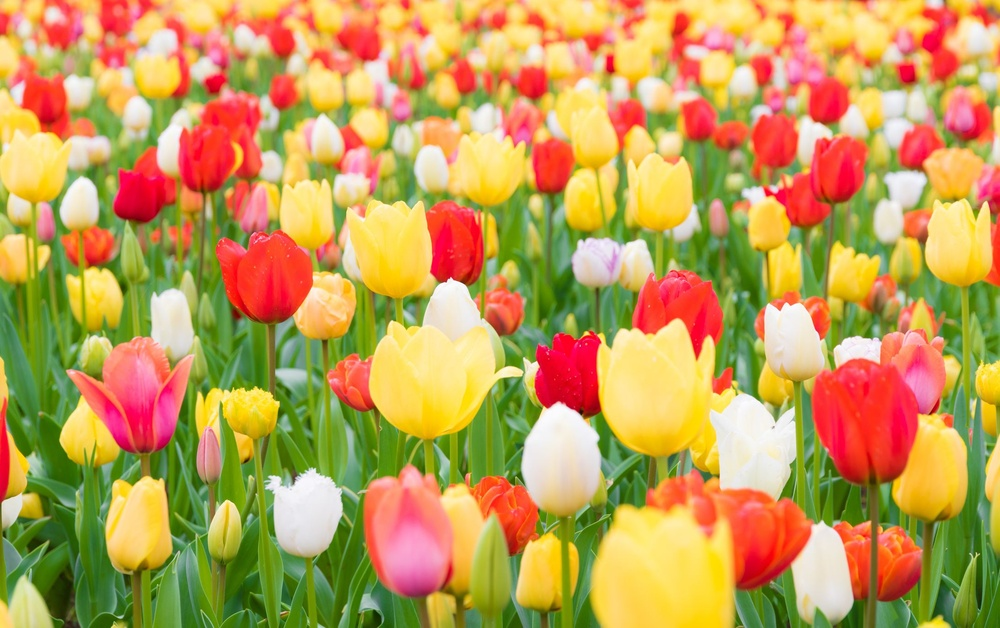
#> input picture lab7/tulips.jpg, 1000 x 628 px, shrunk from 2186 x 1372 before the run
$ jupyter execute lab7.ipynb
#> lines starting #> are read from the running program, lines starting #| are printed output that depends on the picture
Authors: Michel and Neelanjan.
Image clustering is the process of categorizing a collection of images into groups or clusters based on their visual similarities. Utilizing clustering algorithms, such as k-means or hierarchical clustering, images are grouped together based on shared features like color, texture, shape, or other visual attributes. The aim is to partition the image dataset into clusters where images within the same cluster exhibit higher similarity compared to those in other clusters. this lab was inspired from the opencv library source link :https://docs.opencv.org/3.4/d1/d5c/tutorial_py_kmeans_opencv.html

[cell 1]
import os
import numpy as np
import matplotlib.pyplot as plt
import math
import cv2

We first import our image into our notebook for better visualization, and then we convert it to RGB format as requested in the lab

[cell 2]
img = cv2.imread('tulips.jpg')
#> img is the input picture: shape (628, 1000, 3); mean B, G, R 84.7, 156.1, 193
imgrgb = cv2.cvtColor(img, cv2.COLOR_BGR2RGB)


plt.imshow(imgrgb)
plt.axis('off')
plt.title('original')
plt.show()

https://scikit-image.org/docs/stable/user_guide/data_types.html, for converting image , since Matlab is different from Open Cv the rescale is not needed here for our image clustering operation.but still done as a requirement of the lab

[cell 3]
image_int = img.astype(np.float32)# convert image to data type
image_scaled = image_int / 255.0 #rescale of image

plt.imshow(image_scaled)
plt.axis('off')
plt.title('rescaled ')
plt.show()

we reshape our image as learn in the very first labs . and display data of the 2d image

[cell 4]
image_data = np.array(imgrgb)
flat_img = image_data.reshape(-1, 3) # 3 to specifies that each row should have 3 columns, -1 should calculate other dimensions based on this one .

print (flat_img)
#> (printed output is left out)

Here is the main operation is happening for the image clustering . i pick 8 for the K means represented as k .

[cell 5]
K = 8

flat_img = np.float32(flat_img)

# Perform K-means clustering
criteria = (cv2.TERM_CRITERIA_EPS + cv2.TERM_CRITERIA_MAX_ITER, 10, 1.0)

# Set flags (Just to avoid line break in the code)
flags = cv2.KMEANS_RANDOM_CENTERS

ret, label, center = cv2.kmeans(flat_img,K,None,criteria,10,flags)
#> ret = 897678528.2; center = [[163.2, 164, 66.57], [240.2, 53.39, 47.46], [244.2, 198.6, 54.84], [102, 147.8, 68.12], [77.71, 116.6, 17.2], [234.8, 224.2, 214.9], [245.6, 130.1, 114.9], [246.4, 217.4, 131.3]]

# Labels will contain the cluster assignments for each pixel
# Centers will contain the centroid values for each cluster


# convert it back to normal for display

center = np.uint8(center)
#> center = [[163, 163, 66], [240, 53, 47], [244, 198, 54], [102, 147, 68], [77, 116, 17], [234, 224, 214], [245, 130, 114], [246, 217, 131]]
res = center[label.flatten()]
res1 = res.reshape((img.shape))
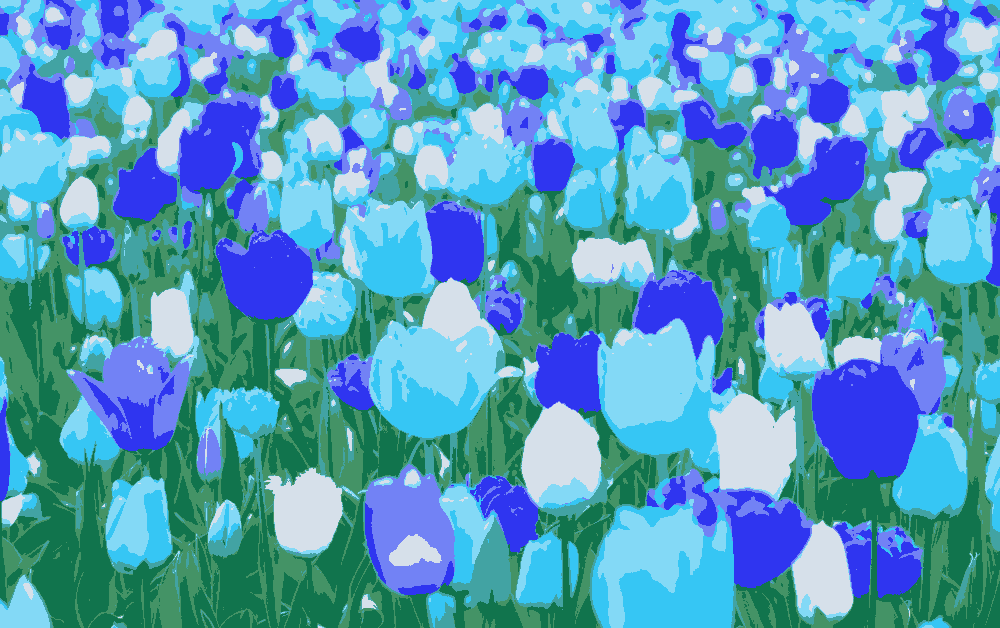
#> res1: shape (628, 1000, 3); mean B, G, R 192.7, 155.6, 84.2


# mathlab plot
plt.figure(figsize=(20, 10))
plt.subplot(1, 2, 1)
plt.imshow(cv2.cvtColor(img, cv2.COLOR_BGR2RGB))
plt.axis('off')
plt.title('ORiginal Image')
plt.subplot(1, 2, 2)
plt.imshow(res1)
plt.title('clustered image')
plt.axis('off')
plt.show()
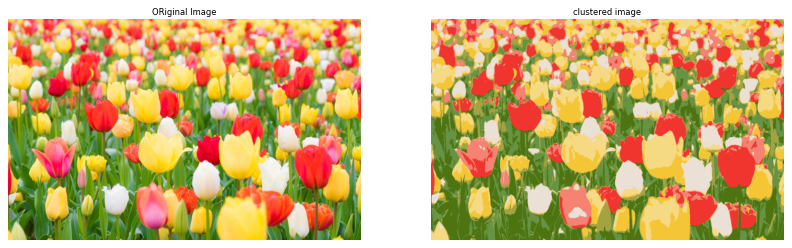
#> figure drawn by matplotlib, 2 panels; B, G, R data is drawn as R, G, B

Getting the rest of the images clustering by a different K means values

[cell 6]
# Perform K-means clustering for different k values

for K in [2, 4, 8]:
    flat_img = np.float32(flat_img)

    # Perform K-means clustering
    criteria = (cv2.TERM_CRITERIA_EPS + cv2.TERM_CRITERIA_MAX_ITER, 10, 1.0)
    flags = cv2.KMEANS_RANDOM_CENTERS
    ret, label, center = cv2.kmeans(flat_img, K, None, criteria, 10, flags)

    # Convert center to uint8
    center = np.uint8(center)

    # Map the labels to the center values
    res = center[label.flatten()]
    res1 = res.reshape(img.shape)

    # Display the result
    plt.figure()
    plt.imshow(res1)
    plt.title(f'K={K}')
    plt.axis('off')
#> this loop made 3 passes
#> ret on passes 2 to 3: 1.68e+09, 904096290.5
#> (ret, center) on pass 1: (4.18e+09, [[241, 199, 126], [147, 115, 45]])
#> pass 1, `res1 = res.reshape(img.shape)`:
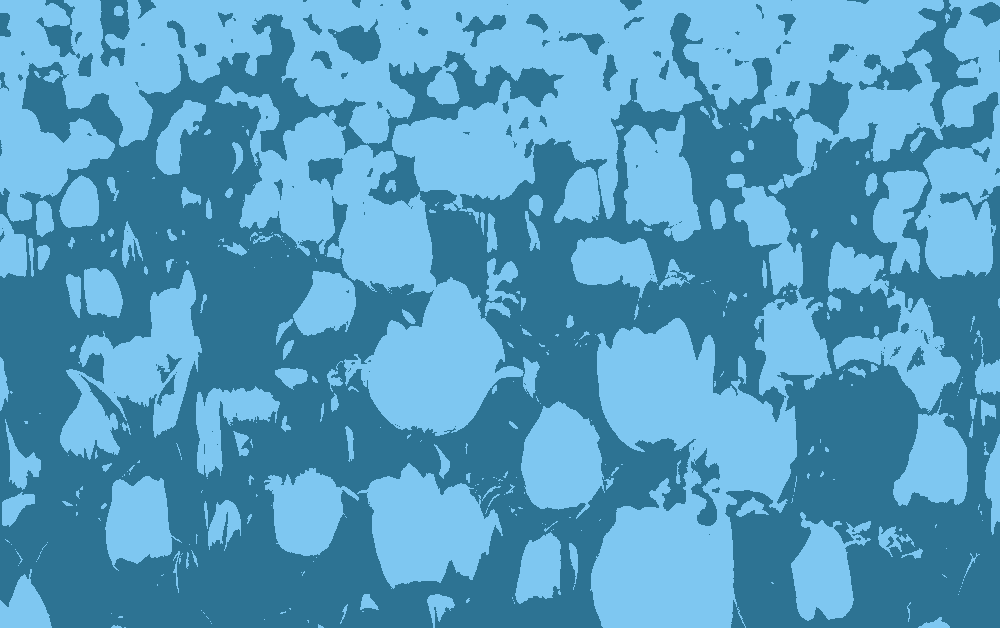
#> res1: shape (628, 1000, 3); mean B, G, R 192.4, 155.6, 84.1
#> pass 2, `res1 = res.reshape(img.shape)`:
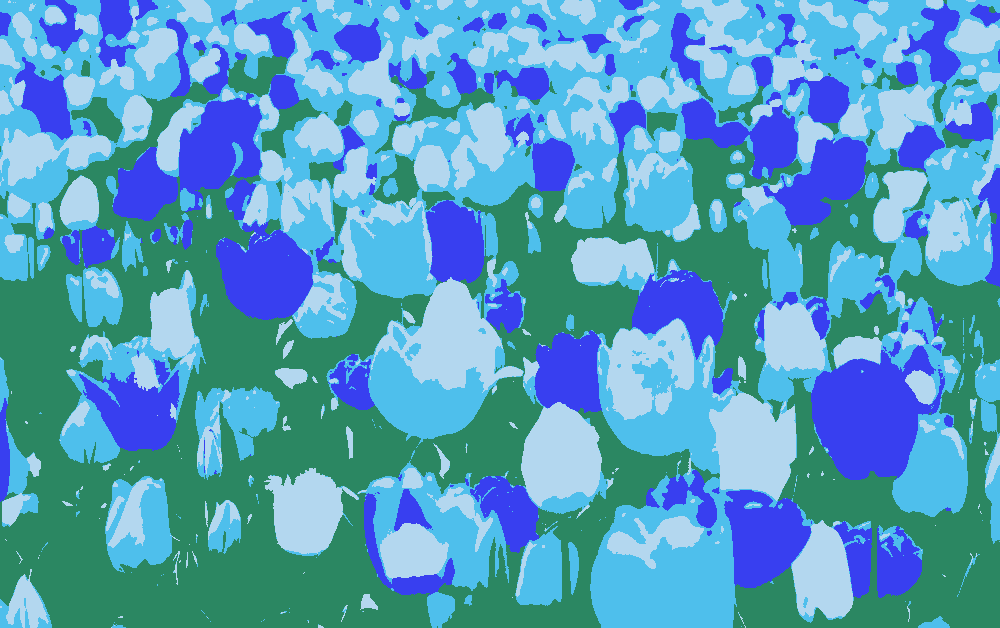
#> res1: shape (628, 1000, 3); mean B, G, R 192.5, 155.5, 84.1
#> pass 3, `res1 = res.reshape(img.shape)`:
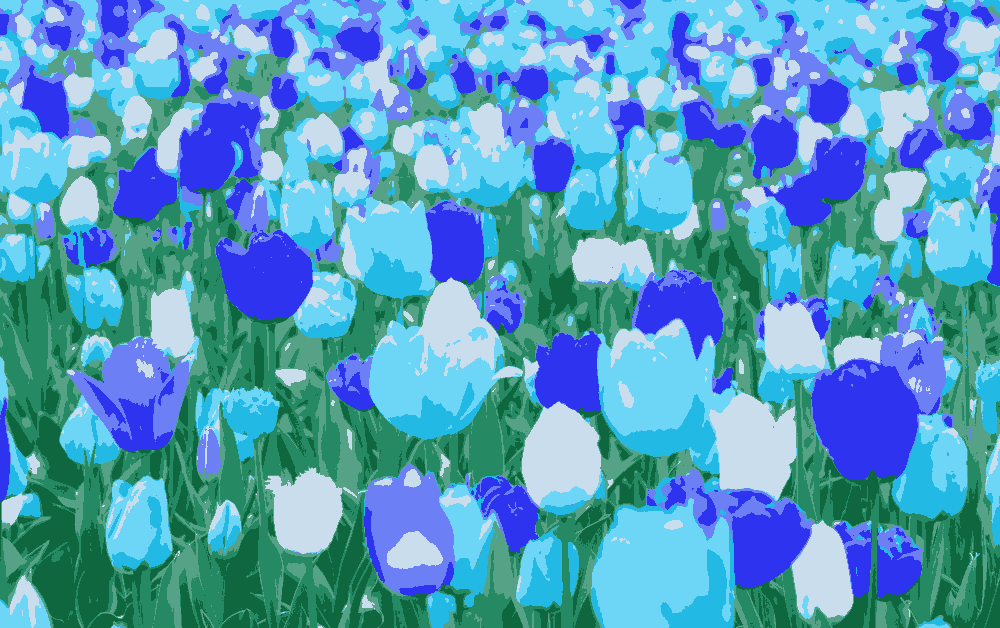
#> res1: shape (628, 1000, 3); mean B, G, R 192.4, 155.7, 84.3

plt.show()

Remap hsv value and applying the clustering to the hsv images to do the same operation but while remap the hsv the values to the cylindrincal coordinates

[cell 7]
# Convert BGR to HSV
hsv = cv2.cvtColor(img, cv2.COLOR_BGR2HSV)
#> hsv: shape (628, 1000, 3); mean H, S, V 41.8, 157.8, 206.4

# Remap to cylindrical coordinates
hsv_mapped = np.zeros_like(hsv, dtype=np.float32)
hsv_mapped[..., 0] = hsv[..., 0] / 180.0 * np.pi  # Hue
#> hsv_mapped: shape (628, 1000, 3) float32; mean H, S, V 0.73, 0, 0
hsv_mapped[..., 1] = hsv[..., 1]  # Saturation
#> hsv_mapped: shape (628, 1000, 3) float32; mean H, S, V 0.7, 157.9, 0
hsv_mapped[..., 2] = hsv[..., 2]  # Value
#> hsv_mapped: shape (628, 1000, 3) float32; mean H, S, V 0.7, 157.9, 206.6

# Reshape to 2D array
flat_img2 = hsv_mapped.reshape(-1, 3)

# Perform K-means clustering
for K2 in [2, 4, 8]:
    flat_img2 = np.float32(flat_img2)

    criteria = (cv2.TERM_CRITERIA_EPS + cv2.TERM_CRITERIA_MAX_ITER, 10, 1.0)
    flags = cv2.KMEANS_RANDOM_CENTERS
    ret, label, center = cv2.kmeans(flat_img2, K2, None, criteria, 10, flags)

    # Convert center to uint8
    center = np.uint8(center)

    # Map the labels to the center values
    res = center[label.flatten()]
    res1 = res.reshape(img.shape)

    # Convert back to BGR
    res1_hsv = cv2.cvtColor(res1, cv2.COLOR_BGR2HSV)

    # Display the result
    plt.figure()
    plt.imshow(cv2.cvtColor(res1_hsv, cv2.COLOR_HSV2RGB))
    plt.title(f'K={K2}')
    plt.axis('off')
#> this loop made 3 passes
#> (ret, center) on passes 1 to 2: (2.52e+09, [[0, 96, 227], [0, 200, 191]]), (1.01e+09, [[0, 135, 244], [0, 187, 138], [0, 43, 218], [0, 213, 242]])
#> ret on pass 3: 390527310.7
#> pass 1, `res1 = res.reshape(img.shape)`:
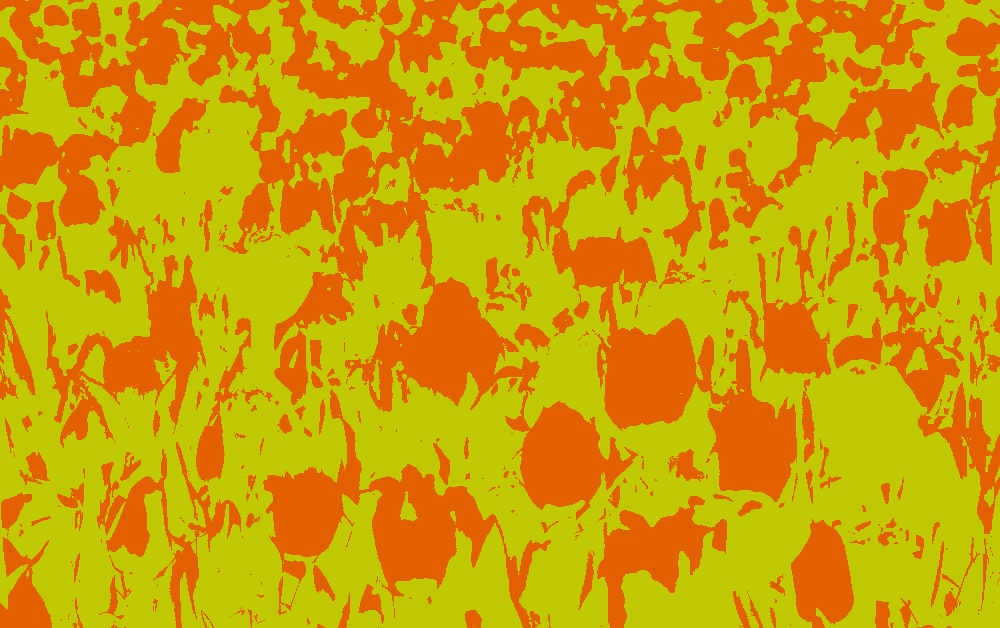
#> res1: shape (628, 1000, 3); mean B, G, R 0, 157.3, 205.8
#> pass 2, `res1 = res.reshape(img.shape)`:
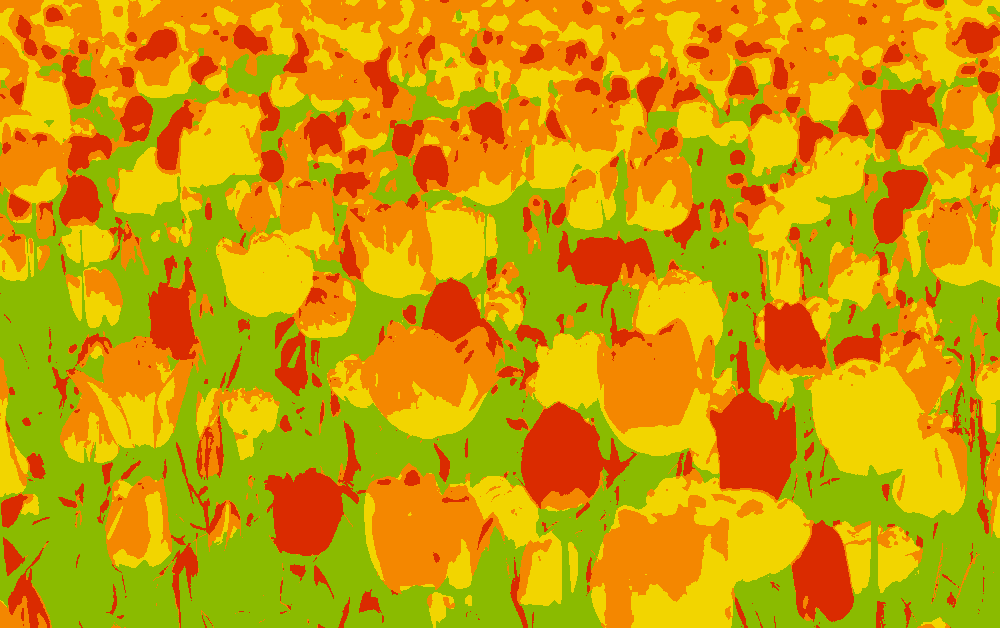
#> res1: shape (628, 1000, 3); mean B, G, R 0, 157.1, 205.9
#> after the loop:
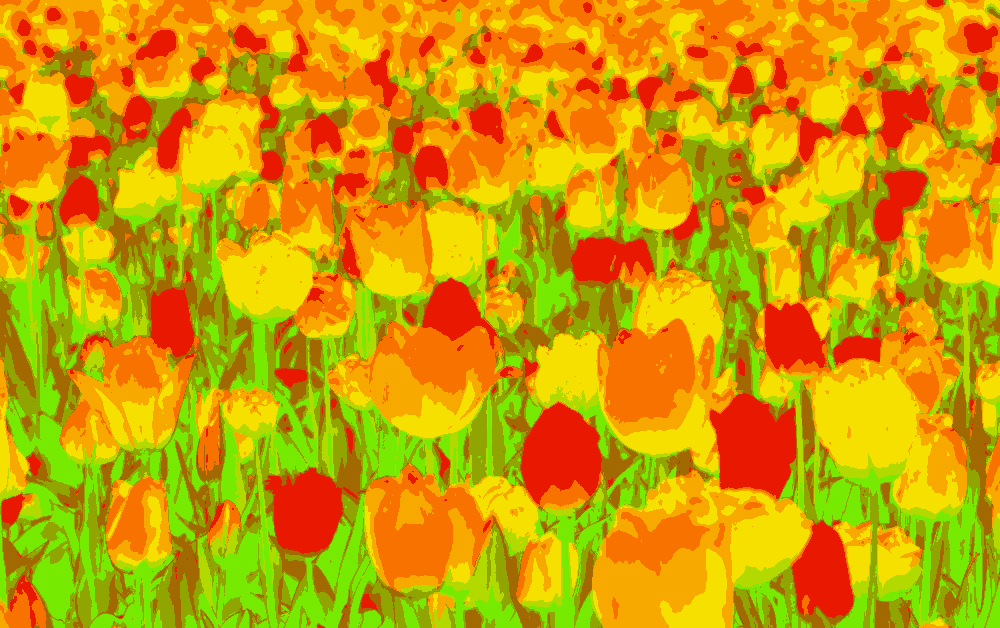
#> res1: shape (628, 1000, 3); mean B, G, R 0, 157.2, 206
#> after the loop: res1_hsv: shape (628, 1000, 3); mean H, S, V 24, 255, 223.3

plt.show()
